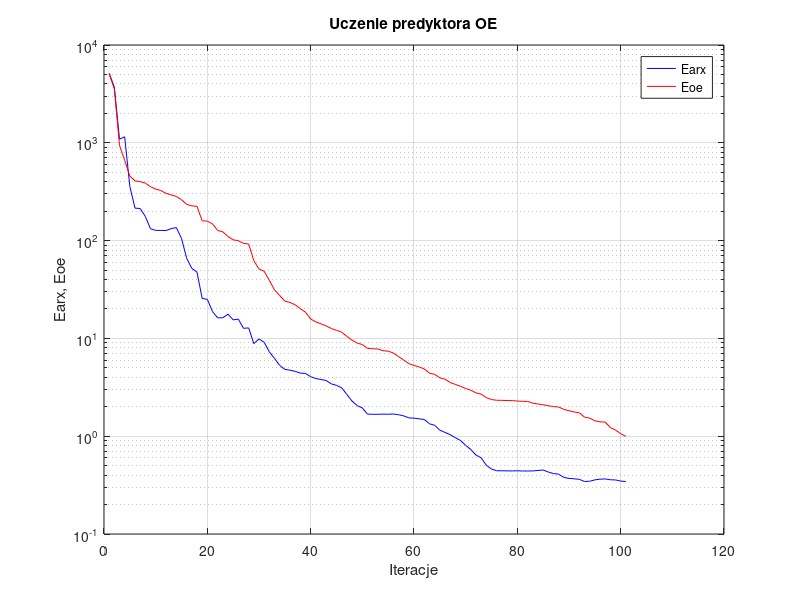
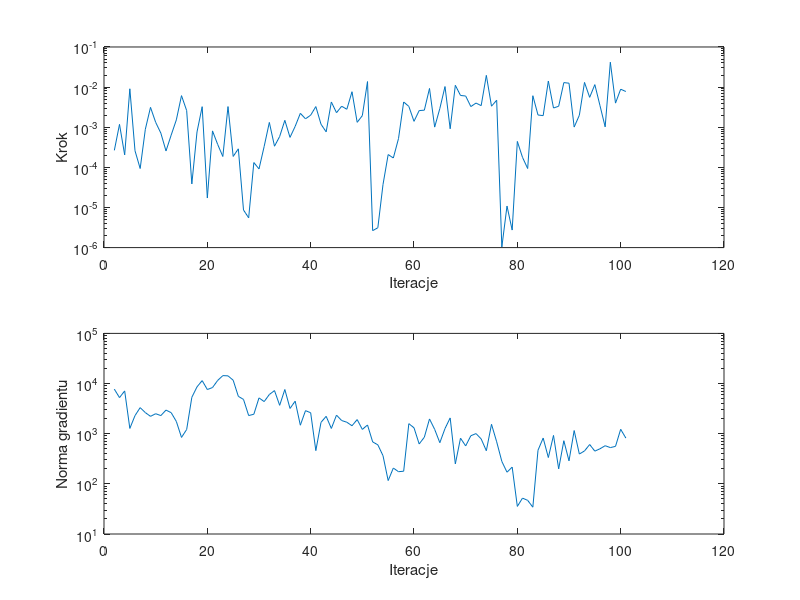

Source code (MATLAB) for these figures, in order:
%uczenie predyktora oe
clear all;
n=0; farx(n+1)=5.135668e+003; foe(n+1)=5.101357e+003; wspucz(n+1)=0.000000e+000; ng(n+1)=0.000000e+000;
%odnowa zmiennej metryki
n=1; farx(n+1)=3.717395e+003; foe(n+1)=3.546899e+003; krok(n+1)=2.652070e-004; ng(n+1)=7.720882e+003;
n=2; farx(n+1)=1.091095e+003; foe(n+1)=9.409865e+002; krok(n+1)=1.178557e-003; ng(n+1)=5.245420e+003;
n=3; farx(n+1)=1.152036e+003; foe(n+1)=6.619596e+002; krok(n+1)=2.044712e-004; ng(n+1)=7.124125e+003;
n=4; farx(n+1)=3.578065e+002; foe(n+1)=4.570051e+002; krok(n+1)=9.078303e-003; ng(n+1)=1.273452e+003;
n=5; farx(n+1)=2.147874e+002; foe(n+1)=4.082078e+002; krok(n+1)=2.594055e-004; ng(n+1)=2.295443e+003;
n=6; farx(n+1)=2.128625e+002; foe(n+1)=4.007735e+002; krok(n+1)=9.346411e-005; ng(n+1)=3.310051e+003;
n=7; farx(n+1)=1.764423e+002; foe(n+1)=3.867709e+002; krok(n+1)=8.897443e-004; ng(n+1)=2.633802e+003;
n=8; farx(n+1)=1.321190e+002; foe(n+1)=3.556728e+002; krok(n+1)=3.128460e-003; ng(n+1)=2.217627e+003;
n=9; farx(n+1)=1.271611e+002; foe(n+1)=3.366726e+002; krok(n+1)=1.323776e-003; ng(n+1)=2.502452e+003;
n=10; farx(n+1)=1.270724e+002; foe(n+1)=3.254201e+002; krok(n+1)=7.138862e-004; ng(n+1)=2.297503e+003;
n=11; farx(n+1)=1.266950e+002; foe(n+1)=3.040162e+002; krok(n+1)=2.563269e-004; ng(n+1)=2.954593e+003;
n=12; farx(n+1)=1.325320e+002; foe(n+1)=2.935324e+002; krok(n+1)=6.359070e-004; ng(n+1)=2.626475e+003;
n=13; farx(n+1)=1.357746e+002; foe(n+1)=2.829083e+002; krok(n+1)=1.525147e-003; ng(n+1)=1.755740e+003;
n=14; farx(n+1)=1.052758e+002; foe(n+1)=2.620982e+002; krok(n+1)=6.131265e-003; ng(n+1)=8.430278e+002;
n=15; farx(n+1)=6.592991e+001; foe(n+1)=2.345108e+002; krok(n+1)=2.595225e-003; ng(n+1)=1.214666e+003;
n=16; farx(n+1)=5.206483e+001; foe(n+1)=2.265649e+002; krok(n+1)=3.862984e-005; ng(n+1)=5.314880e+003;
n=17; farx(n+1)=4.755031e+001; foe(n+1)=2.238131e+002; krok(n+1)=7.625735e-004; ng(n+1)=8.585072e+003;
n=18; farx(n+1)=2.563605e+001; foe(n+1)=1.595025e+002; krok(n+1)=3.253129e-003; ng(n+1)=1.144045e+004;
n=19; farx(n+1)=2.507739e+001; foe(n+1)=1.581601e+002; krok(n+1)=1.720017e-005; ng(n+1)=7.596445e+003;
n=20; farx(n+1)=1.881210e+001; foe(n+1)=1.483644e+002; krok(n+1)=8.100612e-004; ng(n+1)=8.321145e+003;
n=21; farx(n+1)=1.623808e+001; foe(n+1)=1.269414e+002; krok(n+1)=3.729911e-004; ng(n+1)=1.153253e+004;
n=22; farx(n+1)=1.626310e+001; foe(n+1)=1.229736e+002; krok(n+1)=1.864955e-004; ng(n+1)=1.439103e+004;
n=23; farx(n+1)=1.768952e+001; foe(n+1)=1.100740e+002; krok(n+1)=3.271540e-003; ng(n+1)=1.423613e+004;
n=24; farx(n+1)=1.547514e+001; foe(n+1)=1.018802e+002; krok(n+1)=1.869031e-004; ng(n+1)=1.165561e+004;
n=25; farx(n+1)=1.573753e+001; foe(n+1)=9.966847e+001; krok(n+1)=2.893244e-004; ng(n+1)=5.555929e+003;
%odnowa zmiennej metryki
n=26; farx(n+1)=1.267458e+001; foe(n+1)=9.366709e+001; krok(n+1)=8.657728e-006; ng(n+1)=4.823360e+003;
n=27; farx(n+1)=1.280015e+001; foe(n+1)=9.238079e+001; krok(n+1)=5.521422e-006; ng(n+1)=2.300212e+003;
n=28; farx(n+1)=8.843639e+000; foe(n+1)=6.230649e+001; krok(n+1)=1.316664e-004; ng(n+1)=2.441304e+003;
n=29; farx(n+1)=9.862547e+000; foe(n+1)=5.121981e+001; krok(n+1)=9.144347e-005; ng(n+1)=5.174702e+003;
n=30; farx(n+1)=9.125052e+000; foe(n+1)=4.856408e+001; krok(n+1)=3.325065e-004; ng(n+1)=4.369164e+003;
n=31; farx(n+1)=7.297224e+000; foe(n+1)=3.920615e+001; krok(n+1)=1.317301e-003; ng(n+1)=6.043190e+003;
n=32; farx(n+1)=6.236751e+000; foe(n+1)=3.133257e+001; krok(n+1)=3.363588e-004; ng(n+1)=7.233489e+003;
n=33; farx(n+1)=5.300673e+000; foe(n+1)=2.746813e+001; krok(n+1)=5.890474e-004; ng(n+1)=3.679108e+003;
n=34; farx(n+1)=4.817189e+000; foe(n+1)=2.406899e+001; krok(n+1)=1.486486e-003; ng(n+1)=7.606479e+003;
n=35; farx(n+1)=4.731745e+000; foe(n+1)=2.331192e+001; krok(n+1)=5.580806e-004; ng(n+1)=3.186229e+003;
n=36; farx(n+1)=4.603482e+000; foe(n+1)=2.205491e+001; krok(n+1)=1.050435e-003; ng(n+1)=4.454205e+003;
n=37; farx(n+1)=4.413756e+000; foe(n+1)=2.013026e+001; krok(n+1)=2.220021e-003; ng(n+1)=1.476103e+003;
n=38; farx(n+1)=4.385093e+000; foe(n+1)=1.855686e+001; krok(n+1)=1.621288e-003; ng(n+1)=2.880329e+003;
n=39; farx(n+1)=4.057828e+000; foe(n+1)=1.578598e+001; krok(n+1)=1.997747e-003; ng(n+1)=2.616992e+003;
n=40; farx(n+1)=3.884801e+000; foe(n+1)=1.476156e+001; krok(n+1)=3.271540e-003; ng(n+1)=4.599212e+002;
n=41; farx(n+1)=3.802511e+000; foe(n+1)=1.408579e+001; krok(n+1)=1.186919e-003; ng(n+1)=1.682918e+003;
n=42; farx(n+1)=3.709870e+000; foe(n+1)=1.342148e+001; krok(n+1)=7.663457e-004; ng(n+1)=2.220650e+003;
n=43; farx(n+1)=3.427484e+000; foe(n+1)=1.262570e+001; krok(n+1)=4.258262e-003; ng(n+1)=1.271706e+003;
n=44; farx(n+1)=3.309381e+000; foe(n+1)=1.209997e+001; krok(n+1)=2.303305e-003; ng(n+1)=2.344092e+003;
n=45; farx(n+1)=3.131584e+000; foe(n+1)=1.158160e+001; krok(n+1)=3.334617e-003; ng(n+1)=1.830101e+003;
n=46; farx(n+1)=2.671437e+000; foe(n+1)=1.048078e+001; krok(n+1)=2.804162e-003; ng(n+1)=1.692438e+003;
n=47; farx(n+1)=2.287454e+000; foe(n+1)=9.611296e+000; krok(n+1)=7.671715e-003; ng(n+1)=1.440382e+003;
n=48; farx(n+1)=2.056334e+000; foe(n+1)=8.948653e+000; krok(n+1)=1.324250e-003; ng(n+1)=1.912265e+003;
n=49; farx(n+1)=1.945690e+000; foe(n+1)=8.657553e+000; krok(n+1)=1.945533e-003; ng(n+1)=1.217085e+003;
n=50; farx(n+1)=1.681680e+000; foe(n+1)=7.903597e+000; krok(n+1)=1.375044e-002; ng(n+1)=1.492435e+003;
%odnowa zmiennej metryki
n=51; farx(n+1)=1.675477e+000; foe(n+1)=7.844910e+000; krok(n+1)=2.644164e-006; ng(n+1)=6.855223e+002;
n=52; farx(n+1)=1.675863e+000; foe(n+1)=7.802319e+000; krok(n+1)=3.125120e-006; ng(n+1)=6.001149e+002;
n=53; farx(n+1)=1.681170e+000; foe(n+1)=7.492134e+000; krok(n+1)=3.728860e-005; ng(n+1)=3.646219e+002;
n=54; farx(n+1)=1.677467e+000; foe(n+1)=7.393130e+000; krok(n+1)=2.084136e-004; ng(n+1)=1.162483e+002;
n=55; farx(n+1)=1.686665e+000; foe(n+1)=7.104906e+000; krok(n+1)=1.711903e-004; ng(n+1)=2.065940e+002;
n=56; farx(n+1)=1.657900e+000; foe(n+1)=6.524994e+000; krok(n+1)=5.218301e-004; ng(n+1)=1.746948e+002;
n=57; farx(n+1)=1.614874e+000; foe(n+1)=6.013934e+000; krok(n+1)=4.258262e-003; ng(n+1)=1.786167e+002;
n=58; farx(n+1)=1.539144e+000; foe(n+1)=5.521425e+000; krok(n+1)=3.303815e-003; ng(n+1)=1.584719e+003;
n=59; farx(n+1)=1.530083e+000; foe(n+1)=5.293257e+000; krok(n+1)=1.402097e-003; ng(n+1)=1.311052e+003;
n=60; farx(n+1)=1.504099e+000; foe(n+1)=5.105751e+000; krok(n+1)=2.600877e-003; ng(n+1)=6.242452e+002;
n=61; farx(n+1)=1.482556e+000; foe(n+1)=4.875793e+000; krok(n+1)=2.660052e-003; ng(n+1)=8.508102e+002;
n=62; farx(n+1)=1.338577e+000; foe(n+1)=4.408546e+000; krok(n+1)=9.258382e-003; ng(n+1)=1.968588e+003;
n=63; farx(n+1)=1.293615e+000; foe(n+1)=4.286703e+000; krok(n+1)=1.006932e-003; ng(n+1)=1.219141e+003;
n=64; farx(n+1)=1.152558e+000; foe(n+1)=3.959829e+000; krok(n+1)=2.926191e-003; ng(n+1)=6.615963e+002;
n=65; farx(n+1)=1.093934e+000; foe(n+1)=3.820048e+000; krok(n+1)=1.032555e-002; ng(n+1)=1.266427e+003;
n=66; farx(n+1)=1.036402e+000; foe(n+1)=3.540961e+000; krok(n+1)=9.143281e-004; ng(n+1)=2.064052e+003;
n=67; farx(n+1)=9.645896e-001; foe(n+1)=3.384068e+000; krok(n+1)=1.109636e-002; ng(n+1)=2.501252e+002;
n=68; farx(n+1)=9.041857e-001; foe(n+1)=3.238494e+000; krok(n+1)=6.192369e-003; ng(n+1)=8.138649e+002;
n=69; farx(n+1)=8.061501e-001; foe(n+1)=3.075204e+000; krok(n+1)=5.999763e-003; ng(n+1)=5.708011e+002;
n=70; farx(n+1)=7.303107e-001; foe(n+1)=2.949058e+000; krok(n+1)=3.271540e-003; ng(n+1)=9.103835e+002;
n=71; farx(n+1)=6.415817e-001; foe(n+1)=2.772925e+000; krok(n+1)=4.001696e-003; ng(n+1)=1.004686e+003;
n=72; farx(n+1)=6.009284e-001; foe(n+1)=2.691774e+000; krok(n+1)=3.452691e-003; ng(n+1)=7.866991e+002;
n=73; farx(n+1)=5.040755e-001; foe(n+1)=2.479201e+000; krok(n+1)=1.961666e-002; ng(n+1)=4.576125e+002;
n=74; farx(n+1)=4.613596e-001; foe(n+1)=2.370944e+000; krok(n+1)=3.343359e-003; ng(n+1)=1.539951e+003;
n=75; farx(n+1)=4.434348e-001; foe(n+1)=2.330332e+000; krok(n+1)=4.702595e-003; ng(n+1)=6.895608e+002;
%odnowa zmiennej metryki
n=76; farx(n+1)=4.432262e-001; foe(n+1)=2.326836e+000; krok(n+1)=1.033699e-006; ng(n+1)=2.800636e+002;
n=77; farx(n+1)=4.420698e-001; foe(n+1)=2.316595e+000; krok(n+1)=1.085468e-005; ng(n+1)=1.706286e+002;
n=78; farx(n+1)=4.415540e-001; foe(n+1)=2.310950e+000; krok(n+1)=2.732928e-006; ng(n+1)=2.158387e+002;
n=79; farx(n+1)=4.432262e-001; foe(n+1)=2.289352e+000; krok(n+1)=4.430569e-004; ng(n+1)=3.547694e+001;
n=80; farx(n+1)=4.405440e-001; foe(n+1)=2.273660e+000; krok(n+1)=1.775639e-004; ng(n+1)=5.194477e+001;
n=81; farx(n+1)=4.408655e-001; foe(n+1)=2.268059e+000; krok(n+1)=9.345155e-005; ng(n+1)=4.685669e+001;
n=82; farx(n+1)=4.417799e-001; foe(n+1)=2.174448e+000; krok(n+1)=6.099924e-003; ng(n+1)=3.429029e+001;
n=83; farx(n+1)=4.465338e-001; foe(n+1)=2.133851e+000; krok(n+1)=2.018307e-003; ng(n+1)=4.681524e+002;
n=84; farx(n+1)=4.510197e-001; foe(n+1)=2.097993e+000; krok(n+1)=1.944438e-003; ng(n+1)=8.192658e+002;
n=85; farx(n+1)=4.302423e-001; foe(n+1)=2.048257e+000; krok(n+1)=1.417782e-002; ng(n+1)=3.347340e+002;
n=86; farx(n+1)=4.150073e-001; foe(n+1)=2.007495e+000; krok(n+1)=3.013180e-003; ng(n+1)=9.240448e+002;
n=87; farx(n+1)=4.088225e-001; foe(n+1)=1.988082e+000; krok(n+1)=3.334617e-003; ng(n+1)=1.988924e+002;
n=88; farx(n+1)=3.792857e-001; foe(n+1)=1.879956e+000; krok(n+1)=1.295158e-002; ng(n+1)=7.247248e+002;
n=89; farx(n+1)=3.702765e-001; foe(n+1)=1.821506e+000; krok(n+1)=1.251384e-002; ng(n+1)=2.873177e+002;
n=90; farx(n+1)=3.668140e-001; foe(n+1)=1.770336e+000; krok(n+1)=1.009503e-003; ng(n+1)=1.155980e+003;
n=91; farx(n+1)=3.620482e-001; foe(n+1)=1.734429e+000; krok(n+1)=1.982946e-003; ng(n+1)=3.927888e+002;
n=92; farx(n+1)=3.442969e-001; foe(n+1)=1.566391e+000; krok(n+1)=1.309024e-002; ng(n+1)=4.529545e+002;
n=93; farx(n+1)=3.463167e-001; foe(n+1)=1.531635e+000; krok(n+1)=5.557598e-003; ng(n+1)=6.083733e+002;
n=94; farx(n+1)=3.576416e-001; foe(n+1)=1.436515e+000; krok(n+1)=1.153579e-002; ng(n+1)=4.491614e+002;
n=95; farx(n+1)=3.636877e-001; foe(n+1)=1.402646e+000; krok(n+1)=3.442371e-003; ng(n+1)=5.006887e+002;
n=96; farx(n+1)=3.656792e-001; foe(n+1)=1.395095e+000; krok(n+1)=1.020148e-003; ng(n+1)=5.760937e+002;
n=97; farx(n+1)=3.587817e-001; foe(n+1)=1.226281e+000; krok(n+1)=4.171622e-002; ng(n+1)=5.281924e+002;
n=98; farx(n+1)=3.569285e-001; foe(n+1)=1.154508e+000; krok(n+1)=3.990929e-003; ng(n+1)=5.588530e+002;
n=99; farx(n+1)=3.478978e-001; foe(n+1)=1.061953e+000; krok(n+1)=8.875371e-003; ng(n+1)=1.224489e+003;
n=100; farx(n+1)=3.436517e-001; foe(n+1)=9.965511e-001; krok(n+1)=7.761346e-003; ng(n+1)=8.194015e+002;

figure; semilogy(farx,'b'); hold on; semilogy(foe,'r'); xlabel('Iteracje'); ylabel('Earx, Eoe'); legend('Earx','Eoe'); title('Uczenie predyktora OE'); grid on;
% print("blad_uczenie","-dpng","-r800")

figure; subplot(2,1,1); semilogy(krok); xlabel('Iteracje'); ylabel('Krok');
subplot(2,1,2); semilogy(ng); xlabel('Iteracje'); ylabel('Norma gradientu');
Earx=farx(n+1)
Eoe=foe(n+1)
